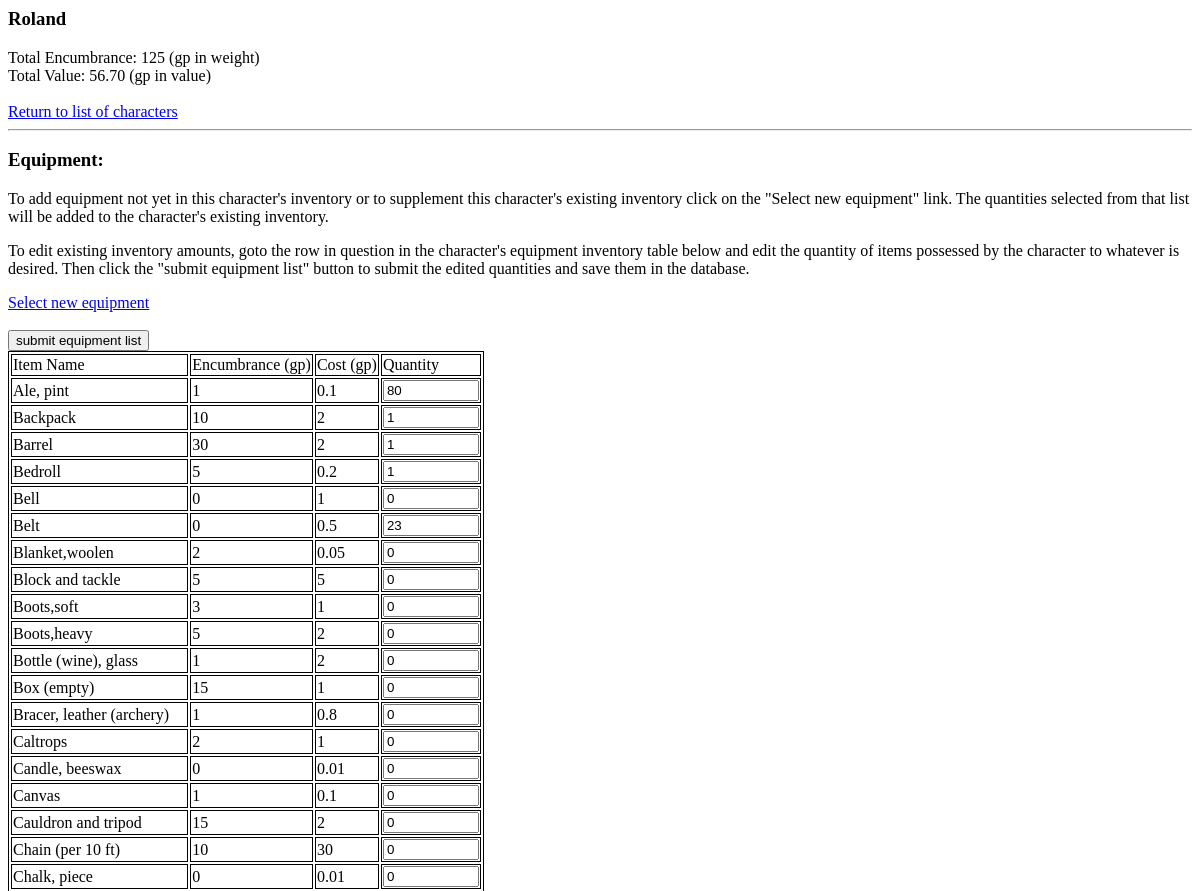
The page /osric_character_tools/equipcharacter.php?CharacterId=1 (upper part) on the database as committed earlier.
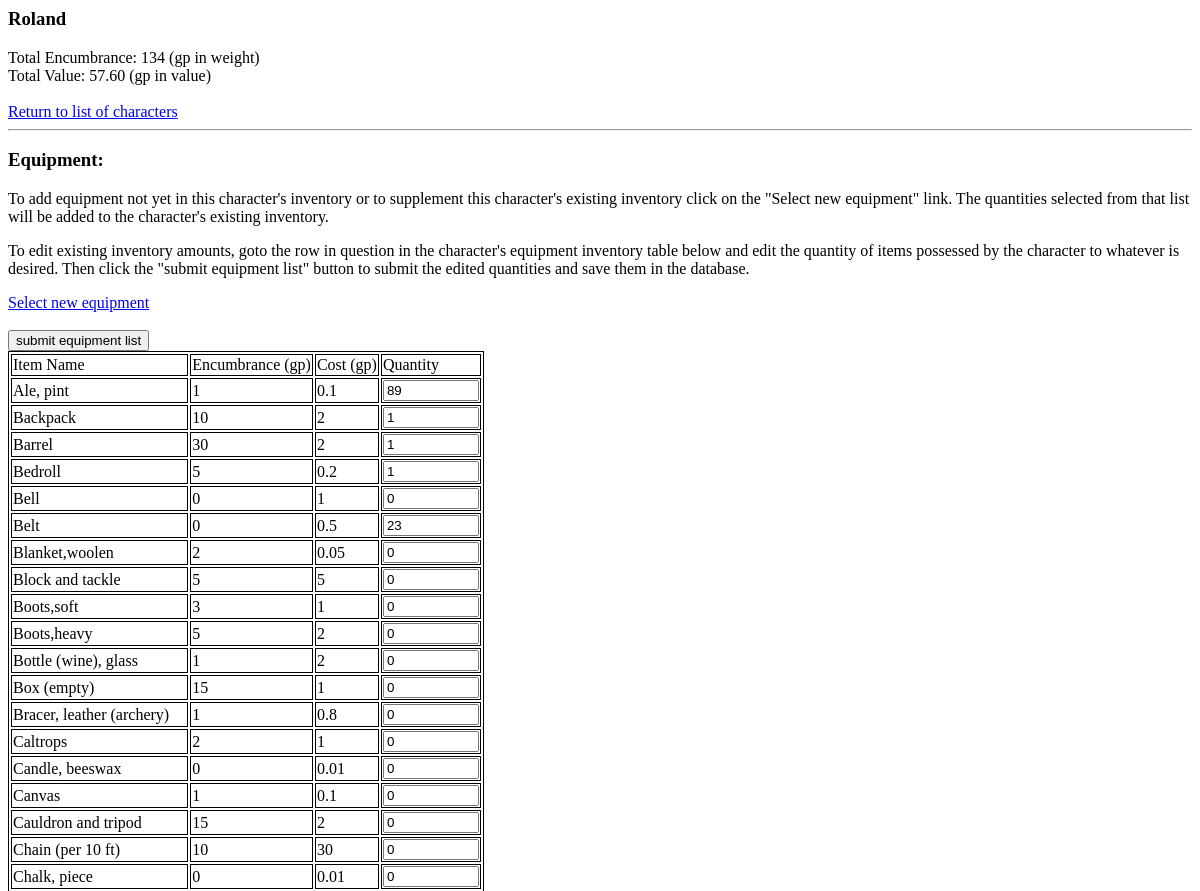
The same page on the database as committed later.
### tables this page shows
CREATE TABLE IF NOT EXISTS `character_items` (
  `CharacterId` bigint(20) NOT NULL,
  `ItemId` bigint(20) NOT NULL,
  `Quantity` int(11) NOT NULL,
  PRIMARY KEY (`CharacterId`,`ItemId`)
);

CREATE TABLE IF NOT EXISTS `items` (
  `ItemName` varchar(64) DEFAULT NULL,
  `ItemEncumbrance` float NOT NULL,
  `ItemCost` float NOT NULL,
  `ItemId` bigint(20) unsigned NOT NULL AUTO_INCREMENT,
  PRIMARY KEY (`ItemId`),
  UNIQUE KEY `ItemId` (`ItemId`)
);

### osric_character_tools/inc/charactertblfuncs.inc (called while the page is built, shortened)
<?php
 function getCharacter($cxn,$characterId)
{
	if($characterId == -1)
	{
		$row['CharacterName'] = "Dummy";
		$row['CharacterGender'] = "1";
		$row['CharacterAge'] = "42";
		$row['CharacterHeight'] = "65";
	}
	else
	{
		$query = sprintf("SELECT * FROM `characters` WHERE CharacterId='%s'",$characterId);
		$result = mysqli_query($cxn,$query) or die("Couldn't execute query.");
		$row = mysqli_fetch_assoc($result);
	}
	return $row;
}
?>

### osric_character_tools/inc/characterInventory.inc (called while the page is built, shortened)
<?php
function getTotalEncumbrance($cxn, $characterId)
{
	$query = "SELECT SUM(e.TotalItemEncumbrance) AS TotalEncumbrance FROM (SELECT (i.ItemEncumbrance * ci.Quantity) AS TotalItemEncumbrance FROM character_items ci INNER JOIN items i ON ci.ItemId = i.ItemId WHERE ci.CharacterId = '{$characterId}') AS e";
	$result = mysqli_query($cxn,$query) or die("Couldn't execute getTotalEncumbrance query.");
	$row = mysqli_fetch_assoc($result);
	return $row['TotalEncumbrance'];
}
function getTotalCost($cxn, $characterId)
{
	$query = "SELECT SUM(e.TotalItemCost) AS TotalCost FROM (SELECT (ci.Quantity * i.ItemCost) AS TotalItemCost FROM character_items ci INNER JOIN items i ON ci.ItemId = i.ItemId WHERE ci.CharacterId = '{$characterId}') AS e";
	$result = mysqli_query($cxn,$query) or die("Couldn't execute getTotalCost query.");
	$row = mysqli_fetch_assoc($result);
	return $row['TotalCost'];
}
?>

### osric_character_tools/equipcharacter.php (the view, shortened to what this page needs)
<?php
include("./inc/misc.inc");
include("./inc/characterInventory.inc");
include("./inc/charactertblfuncs.inc");
$characterId = $_REQUEST['CharacterId'];
$cxn = mysqli_connect($host,$user,$passwd,$dbname) or die("Couldn't connect to server");
$character = getCharacter($cxn,$characterId);
$characterName = $character['CharacterName'];
$totalEncumbrance = getTotalEncumbrance($cxn,$characterId);
$totalValue = getTotalCost($cxn,$characterId);
?>
<html>
<link rel="stylesheet" type="text/css" href="./css/class.css" />
<body>
<form action="editCharacterInventory.php" method="POST">
<?php
echo "<h3>{$characterName}</h3>";
echo "Total Encumbrance: ";
echo "{$totalEncumbrance} (gp in weight)";
echo "<br/>";
echo "Total Value: ";
$totalValueStr = sprintf("%01.2f",$totalValue);
echo "{$totalValueStr} (gp in value)";
echo "<br/><br/>";
echo "<a href='characters.php'>Return to list of characters</a>";
echo "<hr/>";
echo "<h3>Equipment:</h3>";
echo "<p>To add equipment not yet in this character's inventory or to supplement this character's existing inventory click on the \"Select new equipment\" link.  The quantities selected from that list will be added to the character's existing inventory.</p>";
echo "<p>To edit existing inventory amounts, goto the row in question in the character's equipment inventory table below and edit the quantity of items possessed by the character to whatever is desired.  Then click the \"submit equipment list\" button to submit the edited quantities and save them in the database.</p>";
echo "<div><a href='selectequipment.php?CharacterId={$characterId}'>Select new equipment</a></div>";
echo "<br/>";
echo "<div><input type='submit' value='submit equipment list'/></div>";
echo "<table id='osric_character_equipment'>";
echo "<tr><td>Item Name</td><td>Encumbrance (gp)</td><td>Cost (gp)</td><td>Quantity</td></tr>";
$query = "SELECT * FROM character_items ci INNER JOIN items i ON ci.ItemId = i.ItemId WHERE ci.CharacterId = $characterId";
$result = mysqli_query($cxn,$query) or die("Couldn't execute query.");
$itemQuantity = 0;
while($row = mysqli_fetch_assoc($result))
{
	echo "<tr>";
	echo "<td>{$row['ItemName']}</td>";
	echo "<td>{$row['ItemEncumbrance']}</td>";
	echo "<td>{$row['ItemCost']}</td>";
	$itemId = $row['ItemId'];
	if($row['Quantity']){
		$itemQuantity = $row['Quantity'];
	}
	else {
		$itemQuantity = 0;
	}
	echo "<td><input type='number' min='0' max='9999999' name='editedItem{$itemId}' value='{$itemQuantity}'></input></td>";
	echo "</tr>";
}
echo "</table>";
?>
</form>
</body>
</html>

Rows that differ between the two databases and show on the page:
changed character_items "Ale, pint": Quantity "80" → "89"
Other text that changed with them:
$totalEncumbrance: "125" → "134"
$totalValueStr: "56.70" → "57.60"
